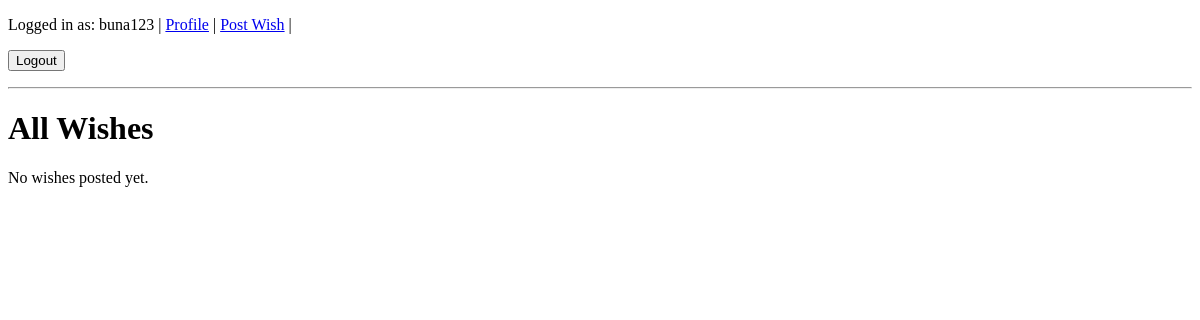
/wishes/ (signed in), run on an earlier commit of the app's database.
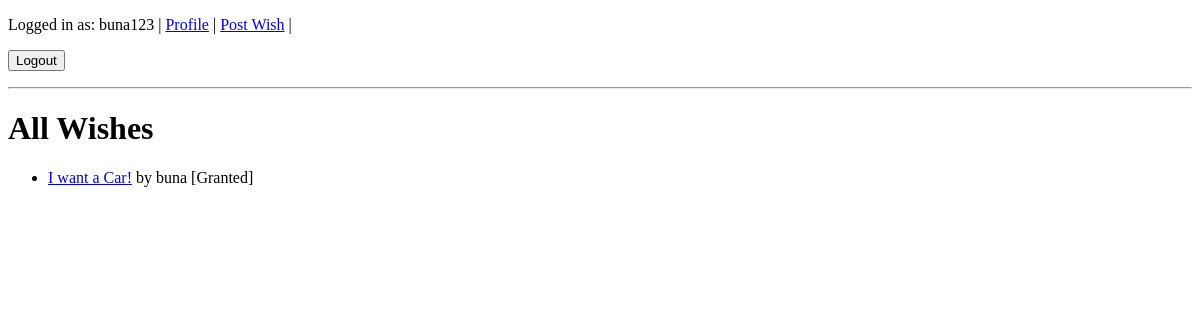
And on a later commit of the database.
### wishes/models.py (models this page shows, shortened)
class Wish(models.Model):
    title = models.CharField(max_length=50)
    description = models.TextField()
    created_at = models.DateTimeField(default=timezone.now)
    is_granted = models.BooleanField(default=False, verbose_name="Granted")
    user = models.ForeignKey(CustomUser, on_delete=models.CASCADE, related_name='wishes')

### accounts/models.py (models this page shows, shortened)
class CustomUser(AbstractUser):
    bio = models.TextField(blank=True)
    profile_picture = models.ImageField(upload_to="profiles/", blank=True, null=True)

### wishes/views.py (the view)
# urls.py: path('', WishListView.as_view(template_name='home.html'), name='home'),
class WishListView(ListView):
    model = Wish
    template_name = 'wishes/wish_list.html'
    context_object_name = 'wishes'
    ordering = ['-created_at']           # newest first

### templates/wishes/wish_list.html (shortened to what this page needs)
{% extends 'base.html' %}
{% block content %}
<h1>All Wishes</h1>
{% if wishes %}
    <ul>
        {% for wish in wishes %}
            <li>
                <a href="{% url 'wishes:detail' wish.pk %}">{{ wish.title }}</a>
                by {{ wish.user.username }}
                {% if wish.is_granted %}
                    [Granted]
                {% else %}
                    [Pending]
                {% endif %}
            </li>
        {% endfor %}
    </ul>
{% else %}
    <p>No wishes posted yet.</p>
{% endif %}
{% endblock %}

What changed in the data, as far as the page shows it:
added Wish: title "I want a Car!", user.username "buna", is_granted "[Granted]"
Also different on the page:
text no longer shown: "No wishes posted yet."
